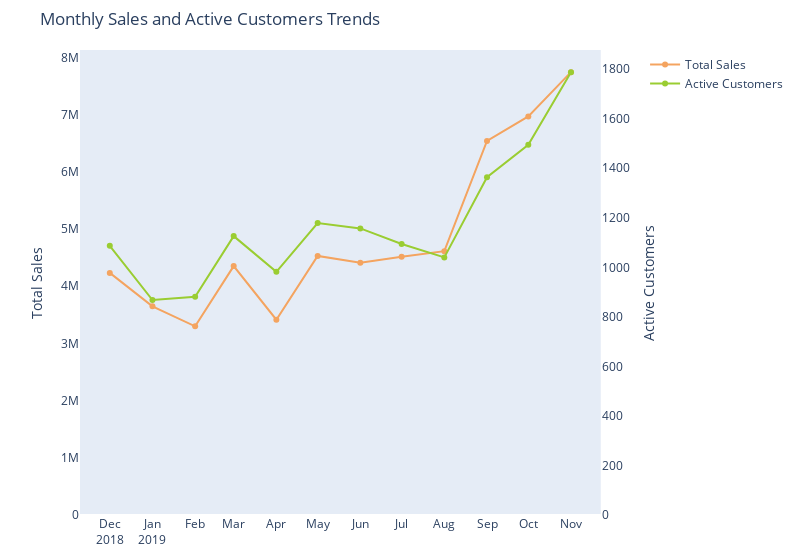

Here is the notebook cell this chart was saved with:
### Code cell
fig= make_subplots(specs=[[{"secondary_y": True}]])

fig.add_trace(go.Scatter(x=df_monthly.index, y=df_monthly["Sales"], name="Total Sales", line=dict(color = 'sandybrown')))
fig.add_trace(go.Scatter(x=df_monthly.index, y=df_monthly["CustomerNo"], name="Active Customers", line=dict(color = 'yellowgreen')),secondary_y=True)
fig.update_traces(hovertemplate='%{y}<br>%{x}')

fig.update_xaxes(showgrid=False, title_text = None)
fig.update_yaxes(title="Total Sales", showgrid=False, range=[0, df_monthly["Sales"].max()*1.05])
fig.update_yaxes(title="Active Customers", showgrid=False, secondary_y=True, range=[0, df_monthly["CustomerNo"].max()*1.05])
fig.update_xaxes(
    dtick="M1",
    tickformat="%b\n%Y")

fig.update_layout(margin = dict(t=50, b=25),title_text="Monthly Sales and Active Customers Trends", width = 800)

fig.show()
fig.to_html(include_plotlyjs='cdn',full_html=False).encode().decode('unicode-escape')

### Figure 1 — Plotly figure (JSON) as saved in the notebook; plotly's stock layout.template omitted (floating-point values rounded to 4 significant figures)
{"data": [{"hovertemplate": "%{y}<br>%{x}", "line": {"color": "sandybrown"}, "name": "Total Sales", "type": "scatter", "x": ["2018-12-01T00:00:00", "2019-01-01T00:00:00", "2019-02-01T00:00:00", "2019-03-01T00:00:00", "2019-04-01T00:00:00", "2019-05-01T00:00:00", "2019-06-01T00:00:00", "2019-07-01T00:00:00", "2019-08-01T00:00:00", "2019-09-01T00:00:00", "2019-10-01T00:00:00", "2019-11-01T00:00:00"], "y": [4234000.0, 3650000.0, 3300000.0, 4353000.0, 3416000.0, 4531000.0, 4410000.0, 4518000.0, 4614000.0, 6543000.0, 6971000.0, 7745000.0]}, {"hovertemplate": "%{y}<br>%{x}", "line": {"color": "yellowgreen"}, "name": "Active Customers", "type": "scatter", "x": ["2018-12-01T00:00:00", "2019-01-01T00:00:00", "2019-02-01T00:00:00", "2019-03-01T00:00:00", "2019-04-01T00:00:00", "2019-05-01T00:00:00", "2019-06-01T00:00:00", "2019-07-01T00:00:00", "2019-08-01T00:00:00", "2019-09-01T00:00:00", "2019-10-01T00:00:00", "2019-11-01T00:00:00"], "xaxis": "x", "y": [1087, 868, 881, 1126, 982, 1179, 1157, 1094, 1040, 1364, 1495, 1788], "yaxis": "y2"}], "layout": {"margin": {"b": 25, "t": 50}, "title": {"text": "Monthly Sales and Active Customers Trends"}, "width": 800, "xaxis": {"anchor": "y", "domain": [0, 0.94], "dtick": "M1", "showgrid": false, "tickformat": "%b\n%Y"}, "yaxis": {"anchor": "x", "domain": [0, 1], "range": [0, 8133000.0], "showgrid": false, "title": {"text": "Total Sales"}}, "yaxis2": {"anchor": "x", "overlaying": "y", "range": [0, 1877.0], "showgrid": false, "side": "right", "title": {"text": "Active Customers"}}}}
